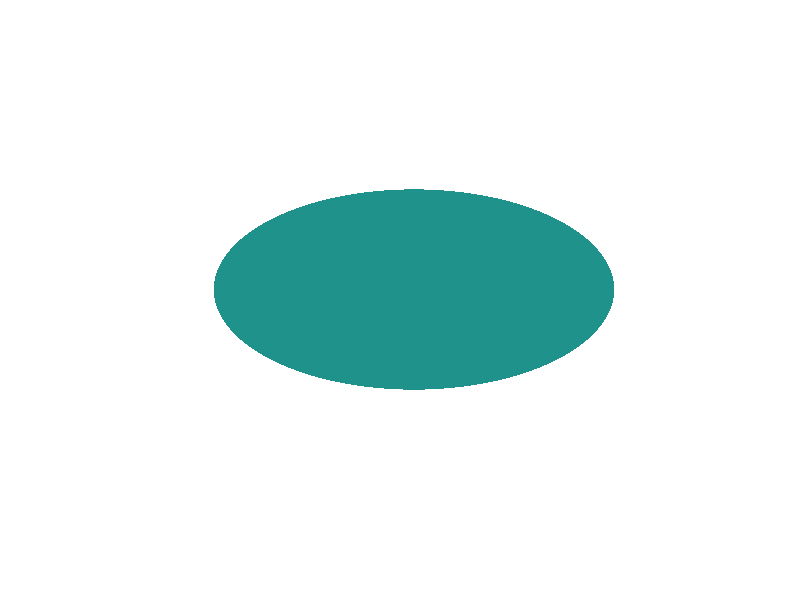

Write the MATLAB code that produced this figure. (Note: this script raises an error after producing the figure.)
%=============================================================================
% Copyright (c) 2026-present Allan CORNET (Nelson)
%=============================================================================
% This file is part of Nelson.
%=============================================================================
% LICENCE_BLOCK_BEGIN
% SPDX-License-Identifier: LGPL-3.0-or-later
% LICENCE_BLOCK_END
%=============================================================================
% Animate a bounded sequence of twisted parametric surfaces.
radialSamples = 20;
angularSamples = 180;
frameCount = 75;
angle = linspace(0, 2 * pi, angularSamples);
radialPosition = linspace(-1, 1, radialSamples).';
cosineGrid = repmat(cos(angle), radialSamples, 1);
sineGrid = repmat(sin(angle), radialSamples, 1);
twist = zeros(1, angularSamples);
radialCosine = radialPosition * cos(twist);
radialSine = radialPosition * sin(twist);

figureHandle = figure('SelectionHighlight', 'off', 'Name', 'Twisted surface animation', ...
  'NumberTitle', 'off');
axesHandle = axes('Parent', figureHandle);
surfaceHandle = surf(axesHandle, (1 + radialCosine) .* cosineGrid, ...
  (1 + radialCosine) .* sineGrid, radialSine, radialSine);
set(surfaceHandle, 'EdgeColor', 'none');
axis(axesHandle, 'equal');
axis(axesHandle, [-2 2 -2 2 -1.2 1.2]);
set(axesHandle, 'XTick', -2:1:2, 'YTick', -2:0.5:2);
axis(axesHandle, 'off');
view(axesHandle, 3);
colormap(axesHandle, parula(256));

for frameIndex = 1:frameCount
  if ~isgraphics(figureHandle) || ~isgraphics(surfaceHandle)
    break
  end
  phase = 2 * pi * (frameIndex - 1) / frameCount;
  twist = 3 * pi * sin(phase) * sin(angle + phase);
  radialCosine = radialPosition * cos(twist);
  radialSine = radialPosition * sin(twist);
  set(surfaceHandle, 'XData', (1 + radialCosine) .* cosineGrid, ...
    'YData', (1 + radialCosine) .* sineGrid, 'ZData', radialSine, ...
    'CData', radialSine);
  title(axesHandle, sprintf('Twisted surface - frame %d', frameIndex));
  drawnow();
  pause(0.015);
end
%=============================================================================
